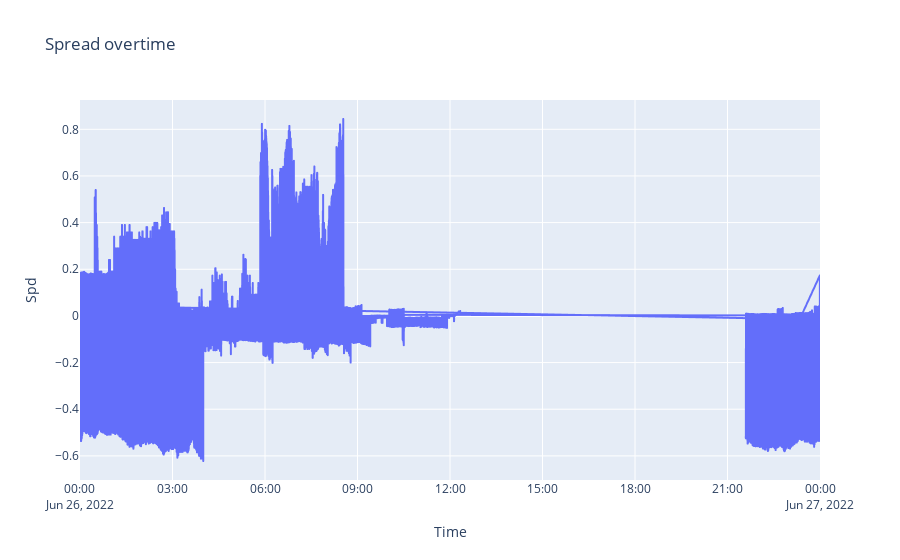

This figure's notebook cell:
### Code cell
#PLOTTING Profit and Loss or targeted variable for visual refernce of distribution in a timeseries and setting pixelation dimensionality to 12 length units by 6 width units#####
Plot = path.plot.line(x='Time', y='TotalPL')
Plot.set_title("Profit Loss overtime")
Plot.set_xlabel("Time")
Plot.set_ylabel("TotalPL")
(figsize:=(12,6))
fig = px.line(path, x="Time", y="Spd",
                title="Spread overtime")
(figsize:=(12,6))
fig.show()

### Figure 1 — Plotly figure (JSON) as saved in the notebook; plotly's stock layout.template omitted (floating-point values rounded to 4 significant figures; data arrays with more than 128 entries replaced by an {"elided": "..."} marker saying what was removed)
{"data": [{"hovertemplate": "Time=%{x}<br>Spd=%{y}<extra></extra>", "legendgroup": "", "line": {"color": "#636efa", "dash": "solid"}, "marker": {"symbol": "circle"}, "mode": "lines", "name": "", "showlegend": false, "type": "scattergl", "x": {"elided": "19063 str values"}, "xaxis": "x", "y": {"elided": "19063 float values"}, "yaxis": "y"}], "layout": {"autosize": true, "legend": {"tracegroupgap": 0}, "title": {"text": "Spread overtime"}, "xaxis": {"anchor": "y", "autorange": true, "domain": [0, 1], "range": ["2022-06-26 00:00:01", "2022-06-26 23:59:59"], "title": {"text": "Time"}, "type": "date"}, "yaxis": {"anchor": "x", "autorange": true, "domain": [0, 1], "range": [-0.7034, 0.9256], "title": {"text": "Spd"}, "type": "linear"}}}
